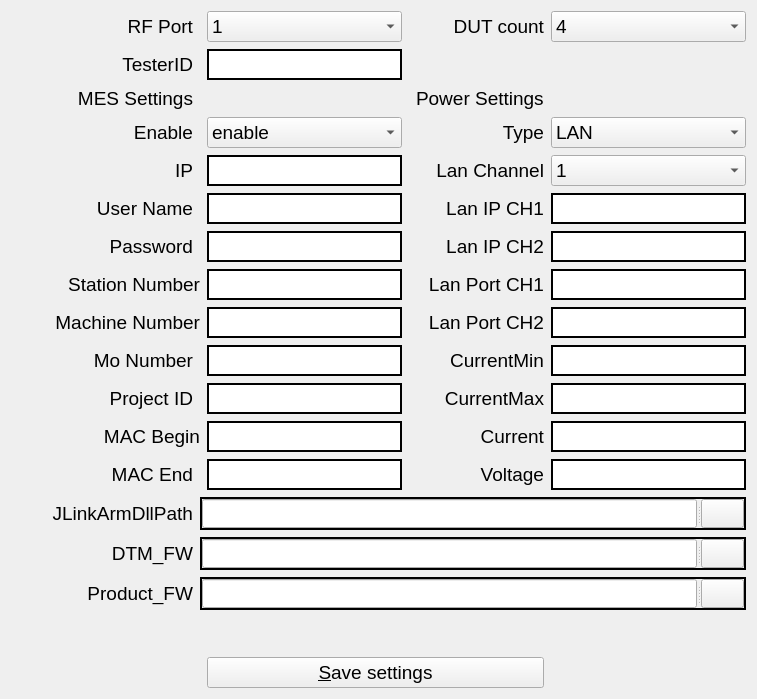
<?xml version="1.0" encoding="UTF-8"?>
<ui version="4.0">
 <class>ini_configClass</class>
 <widget class="QWidget" name="ini_configClass">
  <property name="geometry">
   <rect>
    <x>0</x>
    <y>0</y>
    <width>863</width>
    <height>767</height>
   </rect>
  </property>
  <property name="font">
   <font>
    <family>Arial</family>
    <pointsize>14</pointsize>
    <kerning>true</kerning>
   </font>
  </property>
  <property name="windowTitle">
   <string>ADMFG Manager - ini config</string>
  </property>
  <layout class="QGridLayout" name="gridLayout">
   <property name="sizeConstraint">
    <enum>QLayout::SetFixedSize</enum>
   </property>
   <property name="leftMargin">
    <number>11</number>
   </property>
   <property name="spacing">
    <number>7</number>
   </property>
   <item row="8" column="4">
    <widget class="QLabel" name="l_PowerType">
     <property name="frameShape">
      <enum>QFrame::NoFrame</enum>
     </property>
     <property name="frameShadow">
      <enum>QFrame::Plain</enum>
     </property>
     <property name="lineWidth">
      <number>2</number>
     </property>
     <property name="midLineWidth">
      <number>2</number>
     </property>
     <property name="text">
      <string>Type</string>
     </property>
     <property name="textFormat">
      <enum>Qt::AutoText</enum>
     </property>
     <property name="alignment">
      <set>Qt::AlignRight|Qt::AlignTrailing|Qt::AlignVCenter</set>
     </property>
     <property name="indent">
      <number>-1</number>
     </property>
    </widget>
   </item>
   <item row="19" column="1" colspan="5">
    <widget class="QSplitter" name="splitter">
     <property name="sizePolicy">
      <sizepolicy hsizetype="Expanding" vsizetype="Fixed">
       <horstretch>0</horstretch>
       <verstretch>0</verstretch>
      </sizepolicy>
     </property>
     <property name="maximumSize">
      <size>
       <width>16777215</width>
       <height>36</height>
      </size>
     </property>
     <property name="frameShape">
      <enum>QFrame::Box</enum>
     </property>
     <property name="lineWidth">
      <number>2</number>
     </property>
     <property name="orientation">
      <enum>Qt::Horizontal</enum>
     </property>
     <widget class="QLineEdit" name="e_JLinkArmDllPath">
      <property name="sizePolicy">
       <sizepolicy hsizetype="Expanding" vsizetype="Maximum">
        <horstretch>0</horstretch>
        <verstretch>0</verstretch>
       </sizepolicy>
      </property>
      <property name="minimumSize">
       <size>
        <width>0</width>
        <height>0</height>
       </size>
      </property>
      <property name="maximumSize">
       <size>
        <width>16777215</width>
        <height>36</height>
       </size>
      </property>
      <property name="font">
       <font>
        <pointsize>16</pointsize>
       </font>
      </property>
      <property name="styleSheet">
       <string notr="true"/>
      </property>
     </widget>
     <widget class="QPushButton" name="o_JLinkArmDllPath">
      <property name="maximumSize">
       <size>
        <width>43</width>
        <height>32</height>
       </size>
      </property>
      <property name="text">
       <string/>
      </property>
      <property name="icon">
       <iconset resource="ini_config.qrc">
        <normaloff>:/icon/folder.svg</normaloff>:/icon/folder.svg</iconset>
      </property>
      <property name="iconSize">
       <size>
        <width>30</width>
        <height>20</height>
       </size>
      </property>
     </widget>
    </widget>
   </item>
   <item row="22" column="1" colspan="5">
    <widget class="QSplitter" name="splitter_3">
     <property name="sizePolicy">
      <sizepolicy hsizetype="Expanding" vsizetype="Preferred">
       <horstretch>0</horstretch>
       <verstretch>0</verstretch>
      </sizepolicy>
     </property>
     <property name="frameShape">
      <enum>QFrame::Box</enum>
     </property>
     <property name="lineWidth">
      <number>2</number>
     </property>
     <property name="orientation">
      <enum>Qt::Horizontal</enum>
     </property>
     <widget class="QLineEdit" name="e_Product_FW">
      <property name="sizePolicy">
       <sizepolicy hsizetype="Expanding" vsizetype="Maximum">
        <horstretch>0</horstretch>
        <verstretch>0</verstretch>
       </sizepolicy>
      </property>
      <property name="minimumSize">
       <size>
        <width>0</width>
        <height>0</height>
       </size>
      </property>
      <property name="maximumSize">
       <size>
        <width>16777215</width>
        <height>36</height>
       </size>
      </property>
      <property name="font">
       <font>
        <pointsize>16</pointsize>
       </font>
      </property>
      <property name="styleSheet">
       <string notr="true"/>
      </property>
     </widget>
     <widget class="QPushButton" name="o_Product_FW">
      <property name="maximumSize">
       <size>
        <width>43</width>
        <height>32</height>
       </size>
      </property>
      <property name="text">
       <string/>
      </property>
      <property name="icon">
       <iconset resource="ini_config.qrc">
        <normaloff>:/icon/folder.svg</normaloff>:/icon/folder.svg</iconset>
      </property>
      <property name="iconSize">
       <size>
        <width>30</width>
        <height>20</height>
       </size>
      </property>
     </widget>
    </widget>
   </item>
   <item row="21" column="1" colspan="5">
    <widget class="QSplitter" name="splitter_2">
     <property name="sizePolicy">
      <sizepolicy hsizetype="Expanding" vsizetype="Preferred">
       <horstretch>0</horstretch>
       <verstretch>0</verstretch>
      </sizepolicy>
     </property>
     <property name="maximumSize">
      <size>
       <width>16777215</width>
       <height>36</height>
      </size>
     </property>
     <property name="frameShape">
      <enum>QFrame::Box</enum>
     </property>
     <property name="lineWidth">
      <number>2</number>
     </property>
     <property name="orientation">
      <enum>Qt::Horizontal</enum>
     </property>
     <widget class="QLineEdit" name="e_DTM_FW">
      <property name="sizePolicy">
       <sizepolicy hsizetype="Expanding" vsizetype="Maximum">
        <horstretch>0</horstretch>
        <verstretch>0</verstretch>
       </sizepolicy>
      </property>
      <property name="minimumSize">
       <size>
        <width>0</width>
        <height>0</height>
       </size>
      </property>
      <property name="maximumSize">
       <size>
        <width>16777215</width>
        <height>36</height>
       </size>
      </property>
      <property name="font">
       <font>
        <pointsize>16</pointsize>
       </font>
      </property>
      <property name="styleSheet">
       <string notr="true"/>
      </property>
     </widget>
     <widget class="QPushButton" name="o_DTM_FW">
      <property name="minimumSize">
       <size>
        <width>0</width>
        <height>0</height>
       </size>
      </property>
      <property name="maximumSize">
       <size>
        <width>43</width>
        <height>32</height>
       </size>
      </property>
      <property name="text">
       <string/>
      </property>
      <property name="icon">
       <iconset resource="ini_config.qrc">
        <normaloff>:/icon/folder.svg</normaloff>:/icon/folder.svg</iconset>
      </property>
      <property name="iconSize">
       <size>
        <width>30</width>
        <height>20</height>
       </size>
      </property>
     </widget>
    </widget>
   </item>
   <item row="15" column="2">
    <widget class="QLineEdit" name="e_MES_Mo_Num">
     <property name="font">
      <font>
       <pointsize>16</pointsize>
      </font>
     </property>
     <property name="styleSheet">
      <string notr="true">border: 2px solid black; </string>
     </property>
    </widget>
   </item>
   <item row="3" column="2">
    <widget class="QLineEdit" name="e_TesterID">
     <property name="font">
      <font>
       <pointsize>16</pointsize>
      </font>
     </property>
     <property name="styleSheet">
      <string notr="true">border: 2px solid black; </string>
     </property>
    </widget>
   </item>
   <item row="17" column="2">
    <widget class="QLineEdit" name="e_MES_MAC_End">
     <property name="font">
      <font>
       <pointsize>16</pointsize>
      </font>
     </property>
     <property name="styleSheet">
      <string notr="true">border: 2px solid black; </string>
     </property>
     <property name="frame">
      <bool>true</bool>
     </property>
     <property name="cursorPosition">
      <number>0</number>
     </property>
     <property name="alignment">
      <set>Qt::AlignLeading|Qt::AlignLeft|Qt::AlignVCenter</set>
     </property>
    </widget>
   </item>
   <item row="16" column="2">
    <widget class="QLineEdit" name="e_MES_PrjID">
     <property name="font">
      <font>
       <pointsize>16</pointsize>
      </font>
     </property>
     <property name="styleSheet">
      <string notr="true">border: 2px solid black; </string>
     </property>
    </widget>
   </item>
   <item row="21" column="0">
    <widget class="QLabel" name="l_DTM_FW">
     <property name="minimumSize">
      <size>
       <width>182</width>
       <height>0</height>
      </size>
     </property>
     <property name="layoutDirection">
      <enum>Qt::LeftToRight</enum>
     </property>
     <property name="text">
      <string>DTM_FW</string>
     </property>
     <property name="alignment">
      <set>Qt::AlignRight|Qt::AlignTrailing|Qt::AlignVCenter</set>
     </property>
    </widget>
   </item>
   <item row="19" column="0">
    <widget class="QLabel" name="l_JLinkArmDllPath">
     <property name="minimumSize">
      <size>
       <width>182</width>
       <height>0</height>
      </size>
     </property>
     <property name="layoutDirection">
      <enum>Qt::LeftToRight</enum>
     </property>
     <property name="text">
      <string>JLinkArmDllPath</string>
     </property>
     <property name="alignment">
      <set>Qt::AlignRight|Qt::AlignTrailing|Qt::AlignVCenter</set>
     </property>
    </widget>
   </item>
   <item row="22" column="0">
    <widget class="QLabel" name="l_Product_FW">
     <property name="minimumSize">
      <size>
       <width>182</width>
       <height>0</height>
      </size>
     </property>
     <property name="layoutDirection">
      <enum>Qt::LeftToRight</enum>
     </property>
     <property name="text">
      <string>Product_FW</string>
     </property>
     <property name="alignment">
      <set>Qt::AlignRight|Qt::AlignTrailing|Qt::AlignVCenter</set>
     </property>
    </widget>
   </item>
   <item row="11" column="5">
    <widget class="QLineEdit" name="e_PowerLanIP_CH1">
     <property name="font">
      <font>
       <pointsize>16</pointsize>
      </font>
     </property>
     <property name="styleSheet">
      <string notr="true">border: 2px solid black; </string>
     </property>
     <property name="frame">
      <bool>true</bool>
     </property>
     <property name="cursorPosition">
      <number>0</number>
     </property>
     <property name="alignment">
      <set>Qt::AlignLeading|Qt::AlignLeft|Qt::AlignVCenter</set>
     </property>
    </widget>
   </item>
   <item row="15" column="5">
    <widget class="QLineEdit" name="e_PowerCurrentMin">
     <property name="font">
      <font>
       <pointsize>16</pointsize>
      </font>
     </property>
     <property name="styleSheet">
      <string notr="true">border: 2px solid black; </string>
     </property>
     <property name="frame">
      <bool>true</bool>
     </property>
     <property name="cursorPosition">
      <number>0</number>
     </property>
     <property name="alignment">
      <set>Qt::AlignLeading|Qt::AlignLeft|Qt::AlignVCenter</set>
     </property>
    </widget>
   </item>
   <item row="14" column="5">
    <widget class="QLineEdit" name="e_PowerLanPort_CH2">
     <property name="font">
      <font>
       <pointsize>16</pointsize>
      </font>
     </property>
     <property name="styleSheet">
      <string notr="true">border: 2px solid black; </string>
     </property>
     <property name="frame">
      <bool>true</bool>
     </property>
     <property name="cursorPosition">
      <number>0</number>
     </property>
     <property name="alignment">
      <set>Qt::AlignLeading|Qt::AlignLeft|Qt::AlignVCenter</set>
     </property>
    </widget>
   </item>
   <item row="13" column="5">
    <widget class="QLineEdit" name="e_PowerLanPort_CH1">
     <property name="font">
      <font>
       <pointsize>16</pointsize>
      </font>
     </property>
     <property name="styleSheet">
      <string notr="true">border: 2px solid black; </string>
     </property>
     <property name="frame">
      <bool>true</bool>
     </property>
     <property name="cursorPosition">
      <number>0</number>
     </property>
     <property name="alignment">
      <set>Qt::AlignLeading|Qt::AlignLeft|Qt::AlignVCenter</set>
     </property>
    </widget>
   </item>
   <item row="12" column="5">
    <widget class="QLineEdit" name="e_PowerLanIP_CH2">
     <property name="sizePolicy">
      <sizepolicy hsizetype="Expanding" vsizetype="Fixed">
       <horstretch>0</horstretch>
       <verstretch>0</verstretch>
      </sizepolicy>
     </property>
     <property name="font">
      <font>
       <pointsize>16</pointsize>
      </font>
     </property>
     <property name="styleSheet">
      <string notr="true">border: 2px solid black; </string>
     </property>
     <property name="frame">
      <bool>true</bool>
     </property>
     <property name="cursorPosition">
      <number>0</number>
     </property>
     <property name="alignment">
      <set>Qt::AlignLeading|Qt::AlignLeft|Qt::AlignVCenter</set>
     </property>
    </widget>
   </item>
   <item row="13" column="3" colspan="2">
    <widget class="QLabel" name="l_PowerLanPort_CH1">
     <property name="enabled">
      <bool>true</bool>
     </property>
     <property name="frameShape">
      <enum>QFrame::NoFrame</enum>
     </property>
     <property name="frameShadow">
      <enum>QFrame::Plain</enum>
     </property>
     <property name="lineWidth">
      <number>2</number>
     </property>
     <property name="midLineWidth">
      <number>2</number>
     </property>
     <property name="text">
      <string>Lan Port CH1</string>
     </property>
     <property name="textFormat">
      <enum>Qt::AutoText</enum>
     </property>
     <property name="alignment">
      <set>Qt::AlignRight|Qt::AlignTrailing|Qt::AlignVCenter</set>
     </property>
     <property name="indent">
      <number>-1</number>
     </property>
    </widget>
   </item>
   <item row="14" column="3" colspan="2">
    <widget class="QLabel" name="l_PowerLanPort_CH2">
     <property name="frameShape">
      <enum>QFrame::NoFrame</enum>
     </property>
     <property name="frameShadow">
      <enum>QFrame::Plain</enum>
     </property>
     <property name="lineWidth">
      <number>2</number>
     </property>
     <property name="midLineWidth">
      <number>2</number>
     </property>
     <property name="text">
      <string>Lan Port CH2</string>
     </property>
     <property name="textFormat">
      <enum>Qt::AutoText</enum>
     </property>
     <property name="alignment">
      <set>Qt::AlignRight|Qt::AlignTrailing|Qt::AlignVCenter</set>
     </property>
     <property name="indent">
      <number>-1</number>
     </property>
    </widget>
   </item>
   <item row="10" column="5">
    <widget class="QComboBox" name="cbo_PowerLanChannel">
     <item>
      <property name="text">
       <string>1</string>
      </property>
     </item>
     <item>
      <property name="text">
       <string>2</string>
      </property>
     </item>
    </widget>
   </item>
   <item row="10" column="4">
    <widget class="QLabel" name="l_PowerLanChannel">
     <property name="frameShape">
      <enum>QFrame::NoFrame</enum>
     </property>
     <property name="frameShadow">
      <enum>QFrame::Plain</enum>
     </property>
     <property name="lineWidth">
      <number>2</number>
     </property>
     <property name="midLineWidth">
      <number>2</number>
     </property>
     <property name="text">
      <string>Lan Channel</string>
     </property>
     <property name="textFormat">
      <enum>Qt::AutoText</enum>
     </property>
     <property name="alignment">
      <set>Qt::AlignRight|Qt::AlignTrailing|Qt::AlignVCenter</set>
     </property>
     <property name="indent">
      <number>-1</number>
     </property>
    </widget>
   </item>
   <item row="12" column="3" colspan="2">
    <widget class="QLabel" name="l_PowerLanIP_CH2">
     <property name="frameShape">
      <enum>QFrame::NoFrame</enum>
     </property>
     <property name="frameShadow">
      <enum>QFrame::Plain</enum>
     </property>
     <property name="lineWidth">
      <number>2</number>
     </property>
     <property name="midLineWidth">
      <number>2</number>
     </property>
     <property name="text">
      <string>Lan IP CH2</string>
     </property>
     <property name="textFormat">
      <enum>Qt::AutoText</enum>
     </property>
     <property name="alignment">
      <set>Qt::AlignRight|Qt::AlignTrailing|Qt::AlignVCenter</set>
     </property>
     <property name="indent">
      <number>-1</number>
     </property>
    </widget>
   </item>
   <item row="15" column="3" colspan="2">
    <widget class="QLabel" name="l_PowerCurrentMin">
     <property name="frameShape">
      <enum>QFrame::NoFrame</enum>
     </property>
     <property name="frameShadow">
      <enum>QFrame::Plain</enum>
     </property>
     <property name="lineWidth">
      <number>2</number>
     </property>
     <property name="midLineWidth">
      <number>2</number>
     </property>
     <property name="text">
      <string>CurrentMin</string>
     </property>
     <property name="textFormat">
      <enum>Qt::AutoText</enum>
     </property>
     <property name="alignment">
      <set>Qt::AlignRight|Qt::AlignTrailing|Qt::AlignVCenter</set>
     </property>
     <property name="indent">
      <number>-1</number>
     </property>
    </widget>
   </item>
   <item row="16" column="3" colspan="2">
    <widget class="QLabel" name="l_PowerCurrentMax">
     <property name="frameShape">
      <enum>QFrame::NoFrame</enum>
     </property>
     <property name="frameShadow">
      <enum>QFrame::Plain</enum>
     </property>
     <property name="lineWidth">
      <number>2</number>
     </property>
     <property name="midLineWidth">
      <number>2</number>
     </property>
     <property name="text">
      <string>CurrentMax</string>
     </property>
     <property name="textFormat">
      <enum>Qt::AutoText</enum>
     </property>
     <property name="alignment">
      <set>Qt::AlignRight|Qt::AlignTrailing|Qt::AlignVCenter</set>
     </property>
     <property name="indent">
      <number>-1</number>
     </property>
    </widget>
   </item>
   <item row="18" column="4">
    <widget class="QLabel" name="l_PowerVoltage">
     <property name="frameShape">
      <enum>QFrame::NoFrame</enum>
     </property>
     <property name="frameShadow">
      <enum>QFrame::Plain</enum>
     </property>
     <property name="lineWidth">
      <number>2</number>
     </property>
     <property name="midLineWidth">
      <number>2</number>
     </property>
     <property name="text">
      <string>Voltage</string>
     </property>
     <property name="textFormat">
      <enum>Qt::AutoText</enum>
     </property>
     <property name="alignment">
      <set>Qt::AlignRight|Qt::AlignTrailing|Qt::AlignVCenter</set>
     </property>
     <property name="indent">
      <number>-1</number>
     </property>
    </widget>
   </item>
   <item row="17" column="4">
    <widget class="QLabel" name="l_PowerCurrent">
     <property name="frameShape">
      <enum>QFrame::NoFrame</enum>
     </property>
     <property name="frameShadow">
      <enum>QFrame::Plain</enum>
     </property>
     <property name="lineWidth">
      <number>2</number>
     </property>
     <property name="midLineWidth">
      <number>2</number>
     </property>
     <property name="text">
      <string>Current</string>
     </property>
     <property name="textFormat">
      <enum>Qt::AutoText</enum>
     </property>
     <property name="alignment">
      <set>Qt::AlignRight|Qt::AlignTrailing|Qt::AlignVCenter</set>
     </property>
     <property name="indent">
      <number>-1</number>
     </property>
    </widget>
   </item>
   <item row="11" column="4">
    <widget class="QLabel" name="l_PowerLanIP_CH1">
     <property name="frameShape">
      <enum>QFrame::NoFrame</enum>
     </property>
     <property name="frameShadow">
      <enum>QFrame::Plain</enum>
     </property>
     <property name="lineWidth">
      <number>2</number>
     </property>
     <property name="midLineWidth">
      <number>2</number>
     </property>
     <property name="text">
      <string>Lan IP CH1</string>
     </property>
     <property name="textFormat">
      <enum>Qt::AutoText</enum>
     </property>
     <property name="alignment">
      <set>Qt::AlignRight|Qt::AlignTrailing|Qt::AlignVCenter</set>
     </property>
     <property name="indent">
      <number>-1</number>
     </property>
    </widget>
   </item>
   <item row="24" column="2" colspan="3">
    <widget class="QPushButton" name="btn_save_settings">
     <property name="text">
      <string>&amp;Save settings</string>
     </property>
    </widget>
   </item>
   <item row="5" column="4">
    <widget class="QLabel" name="label_2">
     <property name="text">
      <string>Power Settings</string>
     </property>
    </widget>
   </item>
   <item row="18" column="5">
    <widget class="QLineEdit" name="e_PowerVoltage">
     <property name="font">
      <font>
       <pointsize>16</pointsize>
      </font>
     </property>
     <property name="styleSheet">
      <string notr="true">border: 2px solid black; </string>
     </property>
     <property name="frame">
      <bool>true</bool>
     </property>
     <property name="cursorPosition">
      <number>0</number>
     </property>
     <property name="alignment">
      <set>Qt::AlignLeading|Qt::AlignLeft|Qt::AlignVCenter</set>
     </property>
    </widget>
   </item>
   <item row="17" column="5">
    <widget class="QLineEdit" name="e_PowerCurrent">
     <property name="font">
      <font>
       <pointsize>16</pointsize>
      </font>
     </property>
     <property name="styleSheet">
      <string notr="true">border: 2px solid black; </string>
     </property>
     <property name="frame">
      <bool>true</bool>
     </property>
     <property name="cursorPosition">
      <number>0</number>
     </property>
     <property name="alignment">
      <set>Qt::AlignLeading|Qt::AlignLeft|Qt::AlignVCenter</set>
     </property>
    </widget>
   </item>
   <item row="16" column="5">
    <widget class="QLineEdit" name="e_PowerCurrentMax">
     <property name="font">
      <font>
       <pointsize>16</pointsize>
      </font>
     </property>
     <property name="styleSheet">
      <string notr="true">border: 2px solid black; </string>
     </property>
     <property name="frame">
      <bool>true</bool>
     </property>
     <property name="cursorPosition">
      <number>0</number>
     </property>
     <property name="alignment">
      <set>Qt::AlignLeading|Qt::AlignLeft|Qt::AlignVCenter</set>
     </property>
    </widget>
   </item>
   <item row="11" column="2">
    <widget class="QLineEdit" name="e_MES_Uname">
     <property name="font">
      <font>
       <pointsize>16</pointsize>
      </font>
     </property>
     <property name="styleSheet">
      <string notr="true">border: 2px solid black; </string>
     </property>
    </widget>
   </item>
   <item row="8" column="0">
    <widget class="QLabel" name="l_TesterID_2">
     <property name="frameShape">
      <enum>QFrame::NoFrame</enum>
     </property>
     <property name="lineWidth">
      <number>2</number>
     </property>
     <property name="text">
      <string>Enable</string>
     </property>
     <property name="alignment">
      <set>Qt::AlignRight|Qt::AlignTrailing|Qt::AlignVCenter</set>
     </property>
    </widget>
   </item>
   <item row="13" column="2">
    <widget class="QLineEdit" name="e_MES_Station_Num">
     <property name="font">
      <font>
       <pointsize>16</pointsize>
      </font>
     </property>
     <property name="styleSheet">
      <string notr="true">border: 2px solid black; </string>
     </property>
    </widget>
   </item>
   <item row="12" column="2">
    <widget class="QLineEdit" name="e_MES_Upass">
     <property name="font">
      <font>
       <pointsize>16</pointsize>
      </font>
     </property>
     <property name="styleSheet">
      <string notr="true">border: 2px solid black; </string>
     </property>
    </widget>
   </item>
   <item row="14" column="0" colspan="2">
    <widget class="QLabel" name="l_MES_Machine_Num">
     <property name="frameShape">
      <enum>QFrame::NoFrame</enum>
     </property>
     <property name="lineWidth">
      <number>2</number>
     </property>
     <property name="text">
      <string>Machine Number</string>
     </property>
     <property name="alignment">
      <set>Qt::AlignRight|Qt::AlignTrailing|Qt::AlignVCenter</set>
     </property>
    </widget>
   </item>
   <item row="8" column="2">
    <widget class="QComboBox" name="cbo_Enable">
     <property name="currentIndex">
      <number>1</number>
     </property>
     <item>
      <property name="text">
       <string>disable</string>
      </property>
     </item>
     <item>
      <property name="text">
       <string>enable</string>
      </property>
     </item>
    </widget>
   </item>
   <item row="10" column="0">
    <widget class="QLabel" name="l_MES_IP">
     <property name="frameShape">
      <enum>QFrame::NoFrame</enum>
     </property>
     <property name="lineWidth">
      <number>2</number>
     </property>
     <property name="text">
      <string>IP</string>
     </property>
     <property name="alignment">
      <set>Qt::AlignRight|Qt::AlignTrailing|Qt::AlignVCenter</set>
     </property>
    </widget>
   </item>
   <item row="11" column="0">
    <widget class="QLabel" name="l_MES_Uname">
     <property name="frameShape">
      <enum>QFrame::NoFrame</enum>
     </property>
     <property name="lineWidth">
      <number>2</number>
     </property>
     <property name="text">
      <string>User Name</string>
     </property>
     <property name="alignment">
      <set>Qt::AlignRight|Qt::AlignTrailing|Qt::AlignVCenter</set>
     </property>
    </widget>
   </item>
   <item row="15" column="0">
    <widget class="QLabel" name="l_MES_Mo_Num">
     <property name="frameShape">
      <enum>QFrame::NoFrame</enum>
     </property>
     <property name="lineWidth">
      <number>2</number>
     </property>
     <property name="text">
      <string>Mo Number</string>
     </property>
     <property name="alignment">
      <set>Qt::AlignRight|Qt::AlignTrailing|Qt::AlignVCenter</set>
     </property>
    </widget>
   </item>
   <item row="13" column="0" colspan="2">
    <widget class="QLabel" name="l_MES_Station_Num">
     <property name="frameShape">
      <enum>QFrame::NoFrame</enum>
     </property>
     <property name="lineWidth">
      <number>2</number>
     </property>
     <property name="text">
      <string>Station Number</string>
     </property>
     <property name="alignment">
      <set>Qt::AlignRight|Qt::AlignTrailing|Qt::AlignVCenter</set>
     </property>
    </widget>
   </item>
   <item row="3" column="0">
    <widget class="QLabel" name="l_TesterID">
     <property name="frameShape">
      <enum>QFrame::NoFrame</enum>
     </property>
     <property name="lineWidth">
      <number>2</number>
     </property>
     <property name="text">
      <string>TesterID</string>
     </property>
     <property name="alignment">
      <set>Qt::AlignRight|Qt::AlignTrailing|Qt::AlignVCenter</set>
     </property>
    </widget>
   </item>
   <item row="12" column="0">
    <widget class="QLabel" name="l_MES_Upass">
     <property name="frameShape">
      <enum>QFrame::NoFrame</enum>
     </property>
     <property name="lineWidth">
      <number>2</number>
     </property>
     <property name="text">
      <string>Password</string>
     </property>
     <property name="alignment">
      <set>Qt::AlignRight|Qt::AlignTrailing|Qt::AlignVCenter</set>
     </property>
    </widget>
   </item>
   <item row="16" column="0">
    <widget class="QLabel" name="l_MES_PrjID">
     <property name="frameShape">
      <enum>QFrame::NoFrame</enum>
     </property>
     <property name="lineWidth">
      <number>2</number>
     </property>
     <property name="text">
      <string>Project ID</string>
     </property>
     <property name="alignment">
      <set>Qt::AlignRight|Qt::AlignTrailing|Qt::AlignVCenter</set>
     </property>
    </widget>
   </item>
   <item row="17" column="0" colspan="2">
    <widget class="QLabel" name="l_MES_MAC_Begin">
     <property name="frameShape">
      <enum>QFrame::NoFrame</enum>
     </property>
     <property name="frameShadow">
      <enum>QFrame::Plain</enum>
     </property>
     <property name="lineWidth">
      <number>2</number>
     </property>
     <property name="midLineWidth">
      <number>2</number>
     </property>
     <property name="text">
      <string>MAC Begin</string>
     </property>
     <property name="textFormat">
      <enum>Qt::AutoText</enum>
     </property>
     <property name="alignment">
      <set>Qt::AlignRight|Qt::AlignTrailing|Qt::AlignVCenter</set>
     </property>
     <property name="indent">
      <number>-1</number>
     </property>
    </widget>
   </item>
   <item row="18" column="2">
    <widget class="QLineEdit" name="e_MES_MAC_Begin">
     <property name="font">
      <font>
       <pointsize>16</pointsize>
      </font>
     </property>
     <property name="styleSheet">
      <string notr="true">border: 2px solid black; </string>
     </property>
     <property name="frame">
      <bool>true</bool>
     </property>
     <property name="cursorPosition">
      <number>0</number>
     </property>
     <property name="alignment">
      <set>Qt::AlignLeading|Qt::AlignLeft|Qt::AlignVCenter</set>
     </property>
    </widget>
   </item>
   <item row="18" column="0">
    <widget class="QLabel" name="l_MES_MAC_End">
     <property name="frameShape">
      <enum>QFrame::NoFrame</enum>
     </property>
     <property name="frameShadow">
      <enum>QFrame::Plain</enum>
     </property>
     <property name="lineWidth">
      <number>2</number>
     </property>
     <property name="midLineWidth">
      <number>2</number>
     </property>
     <property name="text">
      <string>MAC End</string>
     </property>
     <property name="textFormat">
      <enum>Qt::AutoText</enum>
     </property>
     <property name="alignment">
      <set>Qt::AlignRight|Qt::AlignTrailing|Qt::AlignVCenter</set>
     </property>
     <property name="indent">
      <number>-1</number>
     </property>
    </widget>
   </item>
   <item row="14" column="2">
    <widget class="QLineEdit" name="e_MES_Machine_Num">
     <property name="font">
      <font>
       <pointsize>16</pointsize>
      </font>
     </property>
     <property name="styleSheet">
      <string notr="true">border: 2px solid black; </string>
     </property>
    </widget>
   </item>
   <item row="10" column="2">
    <widget class="QLineEdit" name="e_MES_IP">
     <property name="font">
      <font>
       <pointsize>16</pointsize>
      </font>
     </property>
     <property name="styleSheet">
      <string notr="true">border: 2px solid black; </string>
     </property>
     <property name="text">
      <string/>
     </property>
    </widget>
   </item>
   <item row="0" column="0">
    <widget class="QLabel" name="l_UseRFport">
     <property name="frameShape">
      <enum>QFrame::NoFrame</enum>
     </property>
     <property name="frameShadow">
      <enum>QFrame::Plain</enum>
     </property>
     <property name="lineWidth">
      <number>2</number>
     </property>
     <property name="midLineWidth">
      <number>2</number>
     </property>
     <property name="text">
      <string>RF Port</string>
     </property>
     <property name="textFormat">
      <enum>Qt::AutoText</enum>
     </property>
     <property name="alignment">
      <set>Qt::AlignRight|Qt::AlignTrailing|Qt::AlignVCenter</set>
     </property>
     <property name="indent">
      <number>-1</number>
     </property>
    </widget>
   </item>
   <item row="0" column="2">
    <widget class="QComboBox" name="cbo_rfport">
     <item>
      <property name="text">
       <string>1</string>
      </property>
     </item>
     <item>
      <property name="text">
       <string>2</string>
      </property>
     </item>
     <item>
      <property name="text">
       <string>3</string>
      </property>
     </item>
     <item>
      <property name="text">
       <string>4</string>
      </property>
     </item>
     <item>
      <property name="text">
       <string>5</string>
      </property>
     </item>
     <item>
      <property name="text">
       <string>6</string>
      </property>
     </item>
     <item>
      <property name="text">
       <string>7</string>
      </property>
     </item>
     <item>
      <property name="text">
       <string>8</string>
      </property>
     </item>
    </widget>
   </item>
   <item row="5" column="0">
    <widget class="QLabel" name="label">
     <property name="text">
      <string>MES Settings</string>
     </property>
     <property name="alignment">
      <set>Qt::AlignRight|Qt::AlignTrailing|Qt::AlignVCenter</set>
     </property>
    </widget>
   </item>
   <item row="23" column="2">
    <spacer name="verticalSpacer">
     <property name="orientation">
      <enum>Qt::Vertical</enum>
     </property>
     <property name="sizeHint" stdset="0">
      <size>
       <width>20</width>
       <height>40</height>
      </size>
     </property>
    </spacer>
   </item>
   <item row="8" column="5">
    <widget class="QComboBox" name="cbo_PowerType">
     <item>
      <property name="text">
       <string>LAN</string>
      </property>
     </item>
     <item>
      <property name="text">
       <string>UART</string>
      </property>
     </item>
    </widget>
   </item>
   <item row="0" column="4">
    <widget class="QLabel" name="l_DUT_Count">
     <property name="frameShape">
      <enum>QFrame::NoFrame</enum>
     </property>
     <property name="frameShadow">
      <enum>QFrame::Plain</enum>
     </property>
     <property name="lineWidth">
      <number>2</number>
     </property>
     <property name="midLineWidth">
      <number>2</number>
     </property>
     <property name="text">
      <string>DUT count</string>
     </property>
     <property name="textFormat">
      <enum>Qt::AutoText</enum>
     </property>
     <property name="alignment">
      <set>Qt::AlignRight|Qt::AlignTrailing|Qt::AlignVCenter</set>
     </property>
     <property name="indent">
      <number>-1</number>
     </property>
    </widget>
   </item>
   <item row="0" column="5">
    <widget class="QComboBox" name="cbo_DUT_Count">
     <property name="currentIndex">
      <number>3</number>
     </property>
     <item>
      <property name="text">
       <string>1</string>
      </property>
     </item>
     <item>
      <property name="text">
       <string>2</string>
      </property>
     </item>
     <item>
      <property name="text">
       <string>3</string>
      </property>
     </item>
     <item>
      <property name="text">
       <string>4</string>
      </property>
     </item>
     <item>
      <property name="text">
       <string>5</string>
      </property>
     </item>
     <item>
      <property name="text">
       <string>6</string>
      </property>
     </item>
     <item>
      <property name="text">
       <string>7</string>
      </property>
     </item>
     <item>
      <property name="text">
       <string>8</string>
      </property>
     </item>
    </widget>
   </item>
  </layout>
 </widget>
 <layoutdefault spacing="6" margin="11"/>
 <resources>
  <include location="ini_config.qrc"/>
 </resources>
 <connections/>
</ui>
